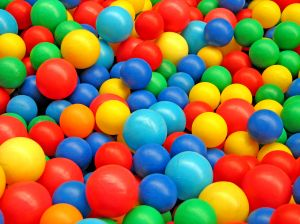
#> input picture Codice/img/balls1.jpg, 300 x 224 px
$ jupyter execute progetto.ipynb
#> lines starting #> are read from the running program, lines starting #| are printed output that depends on the picture
[cell 1]
import numpy as np
from skimage import io, color
from sklearn.cluster import KMeans
from sklearn.metrics import davies_bouldin_score
import matplotlib.pyplot as plt
import warnings

warnings.filterwarnings("ignore")

# --- PARAMETRI E CARICAMENTO IMMAGINE ---
K = 8
img = io.imread('./img/balls1.jpg')
#> img is the input picture: shape (224, 300, 3); mean R, G, B 146.8, 115.8, 74.1
img_norm = img / 255.0

H, W, C = img_norm.shape
#> H = 224; W = 300; C = 3
pixels_rgb = img_norm.reshape(-1, C)

# Conversione colore CIELAB
pixels_lab = color.rgb2lab(img_norm).reshape(-1, C)
pixels_l = pixels_lab[:, 0].reshape(-1, 1) # Solo Luminosità L* (Scala di Grigi)

# --- FUNZIONE CLUSTERING E VALUTAZIONE ---
def cluster(data):
    """Esegue K-means e calcola il Davies-Bouldin Index (DBI)."""
    kmeans = KMeans(n_clusters=K, random_state=42, n_init="auto").fit(data)
    labels = kmeans.labels_
    centers = kmeans.cluster_centers_
    # DBI: indice di compattezza e separazione (meno è meglio)
    dbi = davies_bouldin_score(data, labels)
    return labels, centers, dbi

# --- ESECUZIONE CLUSTERING ---
results = {}

for name, data in {
    'RGB': pixels_rgb,
    'LAB': pixels_lab,
    'L*': pixels_l
}.items():
    labels, centers, dbi = cluster(data)
    results[name] = (labels, centers, dbi)
    print(f"Risultato {name}: DBI = {dbi:.4f}")
#> this loop made 3 passes
#> (name, dbi) on passes 1 to 2: ('RGB', 0.956), ('LAB', 0.729)
#> (name, centers, dbi) on pass 3: ('L*', [61.33, 43.8, 80.01, 11.25, 53.47, 70.9, 90.39, 30.98], 0.519)
#| Risultato RGB: DBI = 0.9557
#| Risultato LAB: DBI = 0.7286
#| Risultato L*: DBI = 0.5189
#> after the loop, results = 3 items

# --- FUNZIONE RICOSTRUZIONE IMMAGINE ---
def reconstruct(labels, centers, mode):
    """Ricostruisce l'immagine segmentata usando i centri dei cluster."""
    if mode == 'RGB':
        img_rec = centers[labels].reshape(H, W, C)
    elif mode == 'LAB':
        lab = centers[labels].reshape(H, W, C)
        img_rec = color.lab2rgb(lab)
    else:  # L* (Scala di Grigi)
        lab = np.zeros((len(labels), 3))
        lab[:, 0] = centers[labels].flatten()
        img_rec = color.lab2rgb(lab.reshape(H, W, C))
    return (np.clip(img_rec, 0, 1) * 255).astype(np.uint8)

# I. VISUALIZZAZIONE IMMAGINE ORIGINALE + SEGMENTATE
fig, axes = plt.subplots(1, 4, figsize=(20, 5))

axes[0].imshow(img)
axes[0].set_title("Originale")
axes[0].axis('off')

for ax, name in zip(axes[1:], ['RGB', 'LAB', 'L*']):
    labels, centers, dbi = results[name]
    ax.imshow(reconstruct(labels, centers, name))
    ax.set_title(f"{name} (DBI: {dbi:.4f})")
    ax.axis('off')
#> this loop made 3 passes
#> pass 1, in reconstruct, `img_rec = centers[labels].reshape(H, W, C)`:
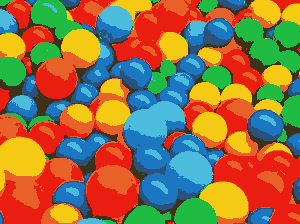
#> img_rec: shape (224, 300, 3) float64; mean of channels 0, 1, 2 0.576, 0.454, 0.291; drawn as R, G, B
#> pass 2, in reconstruct (call 2), `lab = centers[labels].reshape(H, W, C)`:
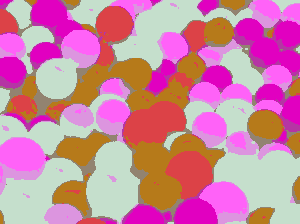
#> lab: shape (224, 300, 3) float64; mean of channels 0, 1, 2 57.5, 15, 31.3; drawn with min black and max white
#> pass 2, in reconstruct (call 2), `img_rec = color.lab2rgb(lab)`:
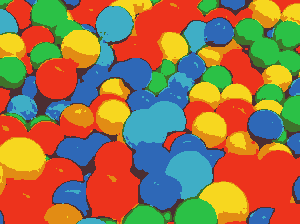
#> img_rec: shape (224, 300, 3) float64; mean R, G, B 0.594, 0.463, 0.3
#> pass 3, in reconstruct (call 3), `img_rec = color.lab2rgb(lab.reshape(H, W, C))`:
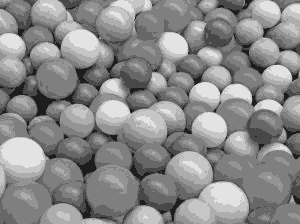
#> img_rec: shape (224, 300, 3) float64; mean R, G, B 0.548, 0.548, 0.548

plt.suptitle(f"Confronto Segmentazione K-means negli Spazi Colore (K={K})")
plt.tight_layout()
plt.show()
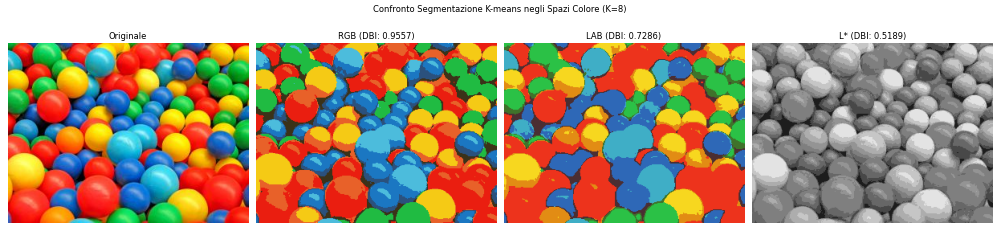
#> figure drawn by matplotlib, 4 panels

# II. ISTOGRAMMI LAB (Per analisi della distribuzione originale)
fig3, axes3 = plt.subplots(1, 3, figsize=(15, 4))
plt.suptitle("Distribuzione Originale dei Canali CIELAB")

axes3[0].hist(pixels_lab[:, 0], bins=50, color='gray')
axes3[0].set_title("Istogramma L* (Luminosità)")

axes3[1].hist(pixels_lab[:, 1], bins=50, color='red')
axes3[1].set_title("Istogramma a* (Verde-Rosso)")

axes3[2].hist(pixels_lab[:, 2], bins=50, color='orange')
axes3[2].set_title("Istogramma b* (Blu-Giallo)")

plt.tight_layout()
plt.show()
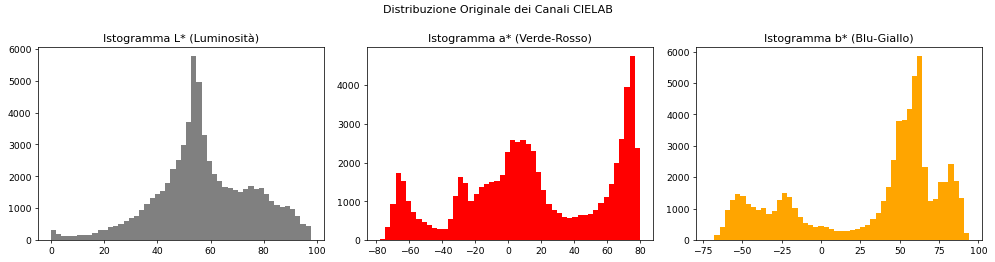
#> figure drawn by matplotlib, 3 panels; panel 1: tallest bar 5781 high, from x = 52.75 to 54.71; panel 2: tallest bar 4758 high, from x = 73.61 to 76.76; panel 3: tallest bar 5866 high, from x = 61.05 to 64.35

# III. ANALISI DEI CENTRI DEI CLUSTER (SPIEGAZIONE DELLE DIFFERENZE)
fig2, axes2 = plt.subplots(1, 3, figsize=(15, 5))
plt.suptitle(f"Distribuzione dei Centri dei Cluster ({K}) sul Piano Cromatico a*b*")

# 1. Centri del Clustering LAB
lab_centers = results['LAB'][1]
#> lab_centers = [[43.42, -31.48, 33.34], [52.52, 68.06, 56.55], [44.21, 9.01, -47.24], [68.94, -62.61, 49.83], [86.34, -4.96, 82.58], [22.7, 14.36, 2.81], [66.37, -23.91, -20.96], [66, 24.86, 68.15]]
axes2[0].scatter(lab_centers[:, 1], lab_centers[:, 2],
                 c=color.lab2rgb(lab_centers[np.newaxis, :, :])[0],
                 s=200, edgecolors='black')
axes2[0].set_title(f"Centri LAB")
axes2[0].set_xlabel("a* (Verde/Rosso)")
axes2[0].set_ylabel("b* (Blu/Giallo)")

# 2. Centri del Clustering RGB (convertiti in LAB solo per la visualizzazione)
rgb_centers = results['RGB'][1]
#> rgb_centers = [[0.913, 0.381, 0.161], [0.109, 0.47, 0.761], [0.921, 0.118, 0.0649], [0.128, 0.735, 0.262], [0.233, 0.197, 0.0995], [0.962, 0.794, 0.0828], [0.299, 0.741, 0.863], [0.17, 0.321, 0.493]]
rgb_centers_lab = color.rgb2lab(rgb_centers[np.newaxis, :, :])[0]
#> rgb_centers_lab = [[58.08, 49.77, 55.52], [48.94, 1.32, -45.89], [50.25, 72.18, 59.15], [66.83, -62.32, 48.9], [21.25, 0.125, 17.2], [82.93, 0.495, 81.64], [71.61, -22.3, -25.01], [34.08, 1.13, -28.75]]
axes2[1].scatter(rgb_centers_lab[:, 1], rgb_centers_lab[:, 2],
                 c=rgb_centers, s=200, edgecolors='black')
axes2[1].set_title(f"Centri RGB (Proiettati)")
axes2[1].set_xlabel("a* (Verde/Rosso)")
axes2[1].set_ylabel("b* (Blu/Giallo)")

# 3. Centri del Clustering L* (Scala di Grigi)
l_centers = results['L*'][1]
#> l_centers = [61.33, 43.8, 80.01, 11.25, 53.47, 70.9, 90.39, 30.98]
l_centers_lab = np.zeros((K, 3))
l_centers_lab[:, 0] = l_centers.flatten()
l_centers_rgb = color.lab2rgb(l_centers_lab[np.newaxis, :, :])[0]

axes2[2].scatter(l_centers_lab[:, 1], l_centers_lab[:, 2],
                 c=l_centers_rgb, s=200, edgecolors='black')
axes2[2].set_title(f"Centri L* (Luminosità)")
axes2[2].set_xlabel("a* (Verde/Rosso)")
axes2[2].set_ylabel("b* (Blu/Giallo)")
axes2[2].set_xlim(-10, 10)
axes2[2].set_ylim(-10, 10)

plt.tight_layout()
plt.show()
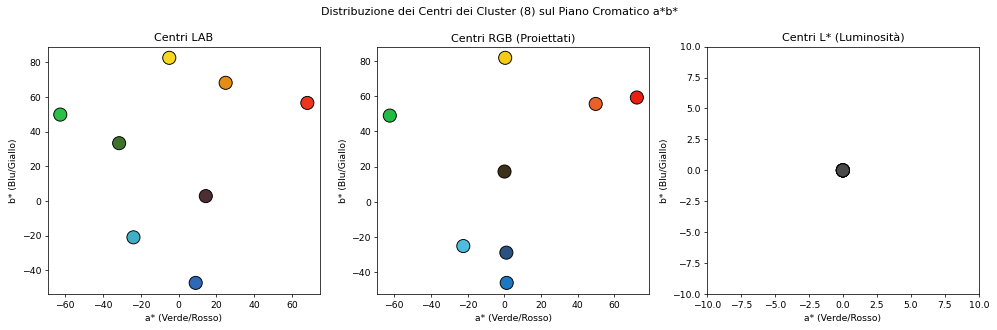
#> figure drawn by matplotlib, 3 panels

# IV. CONFRONTO NUMERICO DELLE PRESTAZIONI (DBI)
dbi_scores = [results[name][2] for name in ['RGB', 'LAB', 'L*']]
#> dbi_scores = [0.956, 0.729, 0.519]
names = ['RGB', 'LAB', 'L*']
best_mode = names[np.argmin(dbi_scores)]
#> best_mode = 'L*'

fig4, ax4 = plt.subplots(figsize=(8, 5))
bars = ax4.bar(names, dbi_scores, color=['#A6CEE3', '#CAB2D6', '#F3E55B'])
ax4.set_title(f"Confronto Davies-Bouldin Index (DBI) per Spazio Colore (K={K})")
ax4.set_ylabel("Davies-Bouldin Index (DBI)")
ax4.set_xlabel("Spazio Colore")

for bar in bars:
    yval = bar.get_height()
    ax4.text(bar.get_x() + bar.get_width()/2, yval + 0.01, round(yval, 4),
             ha='center', va='bottom', fontsize=10,
             weight='bold' if names[bars.index(bar)] == best_mode else 'normal')
#> this loop made 3 passes
#> yval on passes 1 to 3: 0.956, 0.729, 0.519

ax4.axhline(y=min(dbi_scores), color='r', linestyle='--', linewidth=1,
            label=f'Migliore: {best_mode}')
ax4.legend()
plt.tight_layout()
plt.show()
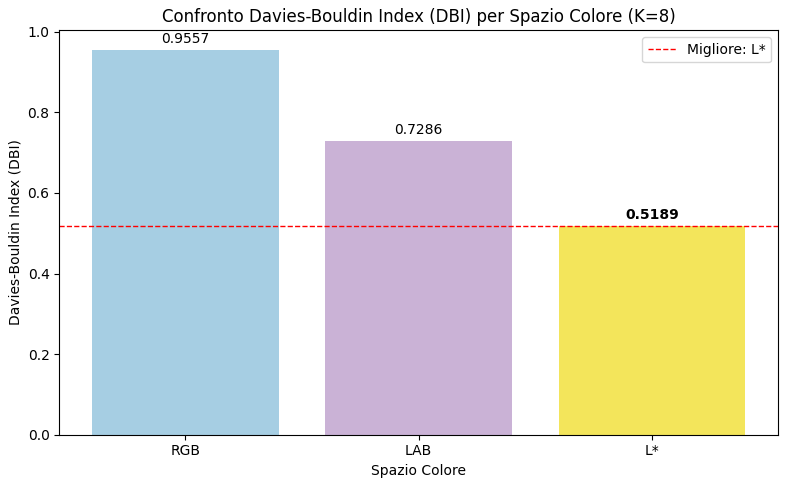
#> figure drawn by matplotlib, 1 panel; tallest bar 0.956 high, from x = -0.4 to 0.4
